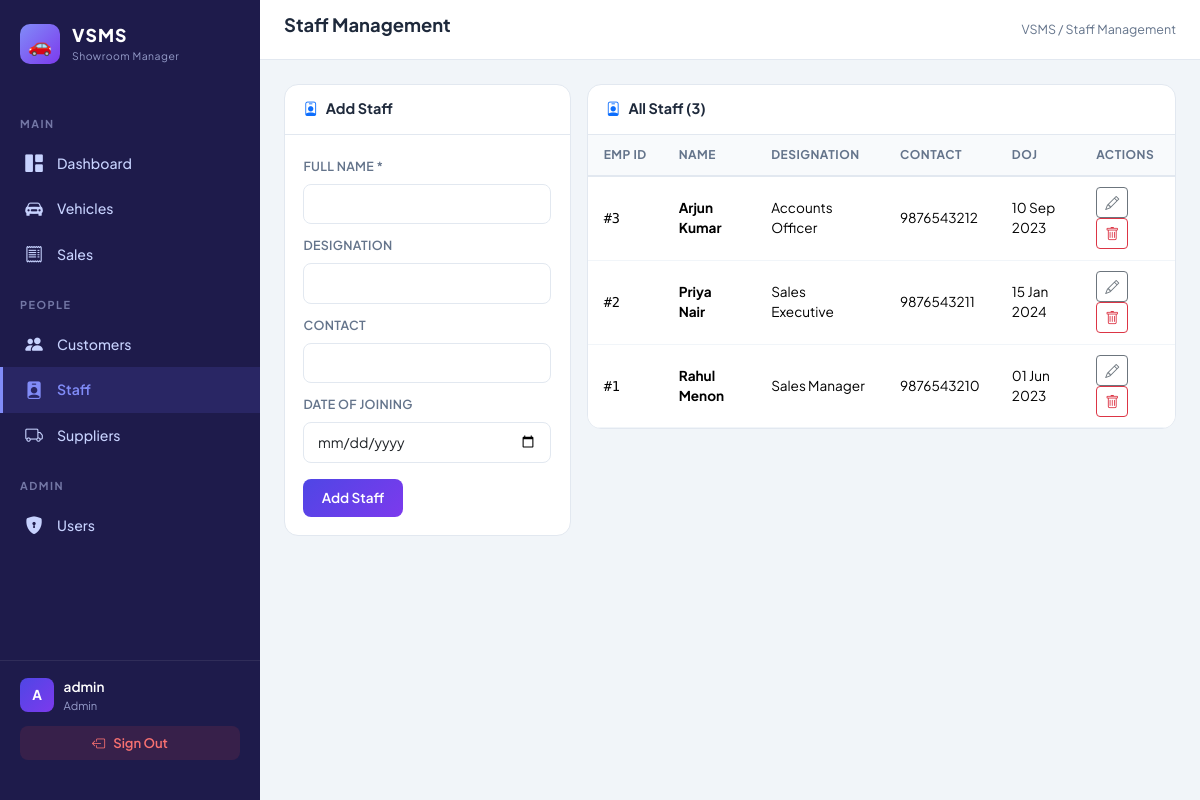
The page /pages/staff.php (signed in) on the database its author committed.
### tables this page shows
CREATE TABLE IF NOT EXISTS STAFF (
    Emp_ID INT AUTO_INCREMENT PRIMARY KEY,
    Name VARCHAR(100) NOT NULL,
    Designation VARCHAR(50),
    Contact VARCHAR(15),
    DOJ DATE
);

### includes/auth.php (called while the page is built, shortened)
<?php
function isAdmin() {
    return isset($_SESSION['role']) && $_SESSION['role'] === 'admin';
}
?>

### pages/staff.php (the view, shortened to what this page needs)
<?php
require_once '../includes/db.php';
require_once '../includes/auth.php';
$editData = null;
$staff = $conn->query("SELECT * FROM STAFF ORDER BY Emp_ID DESC");
require_once '../includes/header.php';
?>
<div class="row g-3">
    <div class="col-lg-4">
        <div class="card-vsms">
            <div class="card-header"><i class="bi-person-badge me-2 text-primary"></i><?= $editData?'Edit':'Add' ?> Staff</div>
            <div class="card-body">
                <form method="POST">
                    <div class="mb-2">
                        <label class="form-label">Full Name *</label>
                        <input type="text" name="name" class="form-control" required value="<?= htmlspecialchars($editData['Name']??'') ?>">
                    </div>
                    <div class="mb-2">
                        <label class="form-label">Designation</label>
                        <input type="text" name="designation" class="form-control" value="<?= htmlspecialchars($editData['Designation']??'') ?>">
                    </div>
                    <div class="mb-2">
                        <label class="form-label">Contact</label>
                        <input type="text" name="contact" class="form-control" maxlength="15" value="<?= htmlspecialchars($editData['Contact']??'') ?>">
                    </div>
                    <div class="mb-3">
                        <label class="form-label">Date of Joining</label>
                        <input type="date" name="doj" class="form-control" value="<?= $editData['DOJ']??'' ?>">
                    </div>
                    <div class="d-flex gap-2">
                        <button type="submit" class="btn btn-primary-vsms"><?= $editData?'Update':'Add Staff' ?></button>
                    </div>
                </form>
            </div>
        </div>
    </div>
    <div class="col-lg-8">
        <div class="card-vsms">
            <div class="card-header"><i class="bi-person-badge me-2 text-primary"></i>All Staff (<?= $staff->num_rows ?>)</div>
            <div class="card-body p-0">
                <?php if ($staff->num_rows > 0): ?>
                <table class="table table-vsms mb-0">
                    <thead><tr><th>Emp ID</th><th>Name</th><th>Designation</th><th>Contact</th><th>DOJ</th><th>Actions</th></tr></thead>
                    <tbody>
                    <?php while ($s = $staff->fetch_assoc()): ?>
                        <tr>
                            <td style="font-family:'DM Mono',monospace;">#<?= $s['Emp_ID'] ?></td>
                            <td><strong><?= htmlspecialchars($s['Name']) ?></strong></td>
                            <td><?= htmlspecialchars($s['Designation']??'—') ?></td>
                            <td><?= htmlspecialchars($s['Contact']??'—') ?></td>
                            <td><?= $s['DOJ'] ? date('d M Y', strtotime($s['DOJ'])) : '—' ?></td>
                            <td>
                                <a href="staff.php?edit=<?= $s['Emp_ID'] ?>" class="btn btn-sm btn-outline-secondary me-1"><i class="bi-pencil"></i></a>
                                <?php if(isAdmin()): ?>
                                <a href="staff.php?delete=<?= $s['Emp_ID'] ?>" class="btn btn-sm btn-outline-danger" onclick="return confirm('Delete?')"><i class="bi-trash"></i></a>
                                <?php endif; ?>
                            </td>
                        </tr>
                    <?php endwhile; ?>
                    </tbody>
                </table>
                <?php else: ?>
                    <div class="empty-state"><i class="bi-person-badge"></i><p>No staff records.</p></div>
                <?php endif; ?>
            </div>
        </div>
    </div>
</div>
<?php require_once '../includes/footer.php'; ?>

### includes/header.php (style rules this page uses)
:root { --primary: #4f46e5; --primary-light: #818cf8; --primary-dark: #3730a3; --accent: #7c3aed; --bg: #f1f5f9; --sidebar-bg: #1e1b4b; --sidebar-text: #c7d2fe; --sidebar-active: #818cf8; --card-bg: #ffffff; --text: #1e293b; --text-muted: #64748b; --border: #e2e8f0; --success: #10b981; --danger: #ef4444; --warning: #f59e0b; }
* { margin: 0; padding: 0; box-sizing: border-box; }
body { font-family: 'Plus Jakarta Sans', sans-serif; background: var(--bg); color: var(--text); min-height: 100vh; display: flex; }
.card-vsms { background: var(--card-bg); border-radius: 14px; border: 1px solid var(--border); overflow: hidden; transition: box-shadow 0.2s; }
.card-vsms .card-header { background: transparent; border-bottom: 1px solid var(--border); padding: 0.85rem 1.15rem; font-weight: 700; font-size: 0.9rem; color: var(--text); }
.card-vsms .card-body { padding: 1.15rem; }
.table-vsms { font-size: 0.85rem; margin-bottom: 0; }
.table-vsms thead th { background: #f8fafc; border-bottom: 2px solid var(--border); font-weight: 700; font-size: 0.75rem; text-transform: uppercase; letter-spacing: 0.5px; color: var(--text-muted); padding: 0.7rem 1rem; white-space: nowrap; }
.table-vsms tbody td { padding: 0.65rem 1rem; vertical-align: middle; border-bottom: 1px solid #f1f5f9; }
.btn-primary-vsms { background: linear-gradient(135deg, var(--primary), var(--accent)); border: none; color: #fff; font-weight: 600; font-size: 0.85rem; border-radius: 8px; padding: 0.55rem 1.15rem; transition: all 0.2s; }
.form-label { font-weight: 600; font-size: 0.78rem; color: var(--text-muted); text-transform: uppercase; letter-spacing: 0.3px; }
.form-control, .form-select { border-radius: 8px; border: 1.5px solid var(--border); font-size: 0.88rem; padding: 0.55rem 0.85rem; }

### rows shown on the page
staff: Emp_ID "3", Name "Arjun Kumar", Designation "Accounts Officer", Contact "9876543212", DOJ "10 Sep 2023"
staff: Emp_ID "2", Name "Priya Nair", Designation "Sales Executive", Contact "9876543211", DOJ "15 Jan 2024"
staff: Emp_ID "1", Name "Rahul Menon", Designation "Sales Manager", Contact "9876543210", DOJ "01 Jun 2023"

### other values the page prints
substr($_SESSION['username'] ?? 'U', 0, 1) "A"
$_SESSION['username'] "admin"
$_SESSION['role'] "Admin"
$pageTitle "Staff Management"
$staff->num_rows "3"
